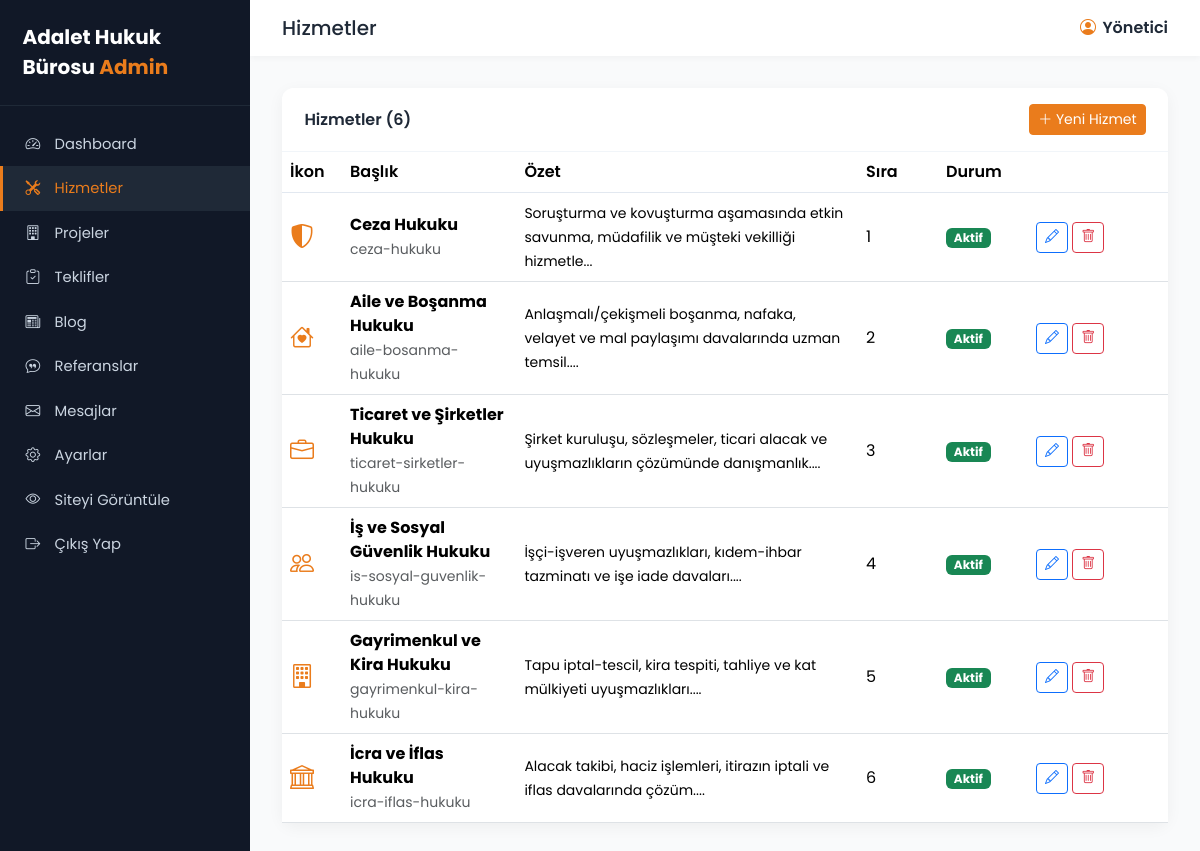
/admin/hizmetler.php (signed in), run on the app's committed database.
### tables this page shows
CREATE TABLE `hizmetler` (
  `id` INT AUTO_INCREMENT PRIMARY KEY,
  `baslik` VARCHAR(150) NOT NULL,
  `slug` VARCHAR(180),
  `ozet` TEXT,
  `icerik` LONGTEXT,
  `ikon` VARCHAR(60) DEFAULT 'bi-building',
  `gorsel` VARCHAR(255),
  `sira` INT DEFAULT 0,
  `durum` TINYINT DEFAULT 1,
  `created_at` TIMESTAMP DEFAULT CURRENT_TIMESTAMP
);

### inc/helpers.php (called while the page is built, shortened)
<?php
function e($s) { return htmlspecialchars($s ?? '', ENT_QUOTES, 'UTF-8'); }

### admin/hizmetler.php (the view, shortened to what this page needs)
<?php
require_once __DIR__ . '/inc/header.php';
$liste = $db->query("SELECT * FROM hizmetler ORDER BY sira ASC, id DESC")->fetchAll();
?>
<div class="card">
  <div class="card-header d-flex justify-content-between align-items-center">
    Hizmetler (<?= count($liste) ?>)
    <a href="hizmet-form.php" class="btn btn-sm btn-primary"><i class="bi bi-plus-lg"></i> Yeni Hizmet</a>
  </div>
  <div class="table-responsive">
    <table class="table table-hover align-middle mb-0">
      <thead><tr><th width="60">İkon</th><th>Başlık</th><th>Özet</th><th width="80">Sıra</th><th width="90">Durum</th><th width="140"></th></tr></thead>
      <tbody>
      <?php foreach($liste as $h): ?>
        <tr>
          <td><i class="bi <?= e($h['ikon']) ?>" style="font-size:1.5rem;color:#ea7c1c"></i></td>
          <td><strong><?= e($h['baslik']) ?></strong><br><small class="text-muted"><?= e($h['slug']) ?></small></td>
          <td><small><?= e(mb_substr($h['ozet'],0,90)) ?>...</small></td>
          <td><?= (int)$h['sira'] ?></td>
          <td><?= $h['durum']?'<span class="badge bg-success">Aktif</span>':'<span class="badge bg-secondary">Pasif</span>' ?></td>
          <td>
            <a href="hizmet-form.php?id=<?= $h['id'] ?>" class="btn btn-sm btn-outline-primary"><i class="bi bi-pencil"></i></a>
            <a href="hizmet-sil.php?id=<?= $h['id'] ?>" class="btn btn-sm btn-outline-danger" onclick="return confirm('Silinsin mi?')"><i class="bi bi-trash"></i></a>
          </td>
        </tr>
      <?php endforeach; ?>
      </tbody>
    </table>
  </div>
</div>
<?php require_once __DIR__ . '/inc/footer.php'; ?>

### admin/inc/header.php (style rules this page uses)
:root { --primary:#ea7c1c;--primary-dark:#c66514;--dark:#1f2937;--sidebar:#111827;--light:#f9fafb }
body { font-family:'Poppins',sans-serif;background:var(--light);margin:0 }
.card { border:none;box-shadow:0 4px 16px rgba(0,0,0,.05);border-radius:12px }
.card-header { background:#fff;border-bottom:1px solid #f1f5f9;padding:1rem 1.4rem;font-weight:600;color:var(--dark);border-radius:12px 12px 0 0!important }
.btn-primary { background:var(--primary);border-color:var(--primary) }
table thead th { background:#f8fafc;color:var(--dark);font-weight:600;border-bottom:2px solid #e2e8f0 }

### data on the page
hizmetler: baslik "Ceza Hukuku", slug "ceza-hukuku", ozet "Soruşturma ve kovuşturma aşamasında etkin savunma, müdafilik ve müşteki vekilliği hizmetle", sira "1", durum "Aktif"
hizmetler: baslik "Aile ve Boşanma Hukuku", slug "aile-bosanma-hukuku", ozet "Anlaşmalı/çekişmeli boşanma, nafaka, velayet ve mal paylaşımı davalarında uzman temsil.", sira "2", durum "Aktif"
hizmetler: baslik "Ticaret ve Şirketler Hukuku", slug "ticaret-sirketler-hukuku", ozet "Şirket kuruluşu, sözleşmeler, ticari alacak ve uyuşmazlıkların çözümünde danışmanlık.", sira "3", durum "Aktif"
hizmetler: baslik "İş ve Sosyal Güvenlik Hukuku", slug "is-sosyal-guvenlik-hukuku", ozet "İşçi-işveren uyuşmazlıkları, kıdem-ihbar tazminatı ve işe iade davaları.", sira "4", durum "Aktif"
hizmetler: baslik "Gayrimenkul ve Kira Hukuku", slug "gayrimenkul-kira-hukuku", ozet "Tapu iptal-tescil, kira tespiti, tahliye ve kat mülkiyeti uyuşmazlıkları.", sira "5", durum "Aktif"
hizmetler: baslik "İcra ve İflas Hukuku", slug "icra-iflas-hukuku", ozet "Alacak takibi, haciz işlemleri, itirazın iptali ve iflas davalarında çözüm.", sira "6", durum "Aktif"

### other printed values
ayar('site_adi') "Adalet Hukuk Bürosu"
$it[1] "Dashboard"
$it[1] "Hizmetler"
$it[1] "Projeler"
$it[1] "Teklifler"
$it[1] "Blog"
$it[1] "Referanslar"
$it[1] "Mesajlar"
$it[1] "Ayarlar"
$adminTitle "Hizmetler"
$adminAd "Yönetici"
count($liste) "6"
